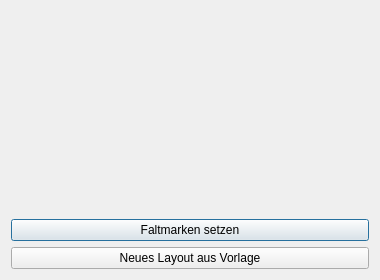
<?xml version="1.0" encoding="UTF-8"?>
<ui version="4.0">
 <class>LayoutMakerDialogBase</class>
 <widget class="QDialog" name="LayoutMakerDialogBase">
  <property name="geometry"><rect><x>0</x><y>0</y><width>380</width><height>280</height></rect></property>
  <property name="windowTitle"><string>Layout Maker</string></property>
  <layout class="QVBoxLayout" name="verticalLayout">
   <item><widget class="QLabel" name="labelLogo"><property name="text"><string/></property><property name="alignment"><set>Qt::AlignCenter</set></property></widget></item>
   <item><widget class="QPushButton" name="pushButton"><property name="text"><string>Faltmarken setzen</string></property></widget></item>
   <item><widget class="QPushButton" name="pushButton2"><property name="text"><string>Neues Layout aus Vorlage</string></property></widget></item>
  </layout>
 </widget>
 <resources/>
 <connections/>
</ui>
